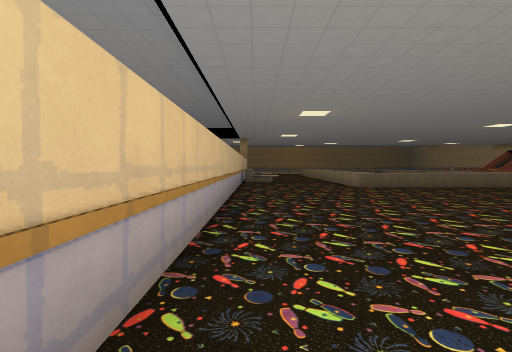
[1] (above)

24 first-person views from a walk through a Godot game level. The camera is 1.5 m above the floor, tilts 2° down and sees 85° across. The floor is counted in squares, 2 m on a side. Each view is taken from the middle of a square. On the plan, view 1 faces up. The plan holds only what a view shows up to about 10 squares ahead; the rest is blank. The place goes on beyond the plan. Some surface patterns are stand-ins.

[2]
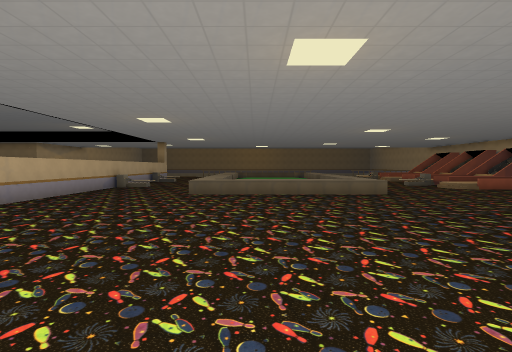

[3]
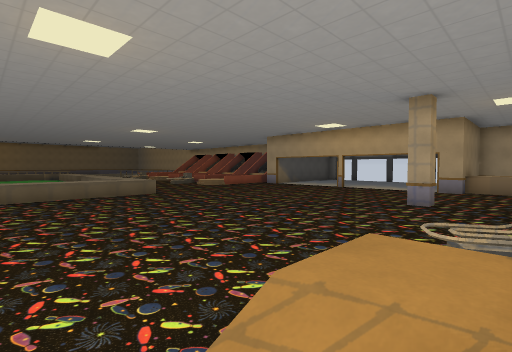

[4]
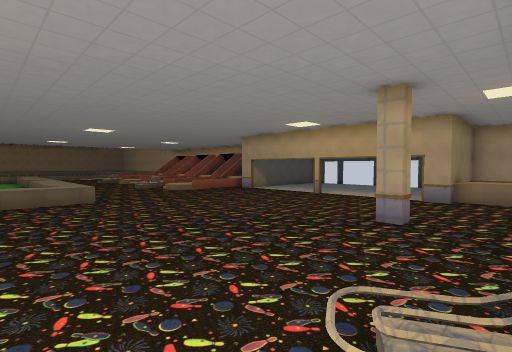

[5]
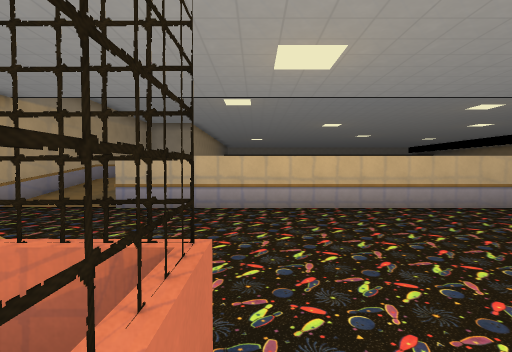

[6]
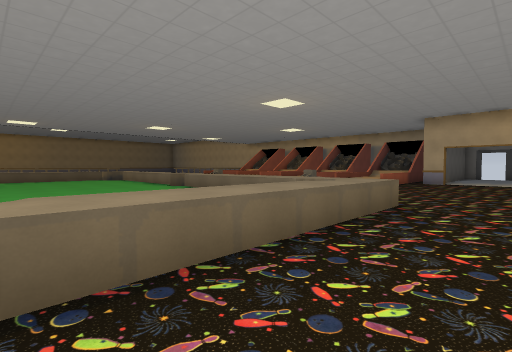

[7]
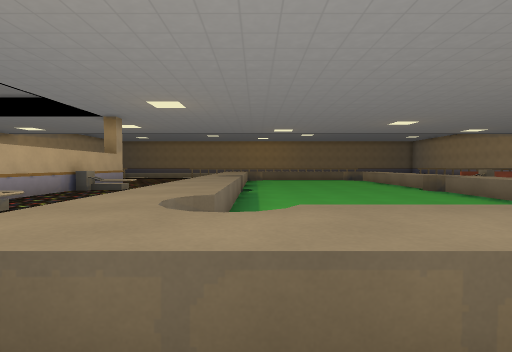

[8]
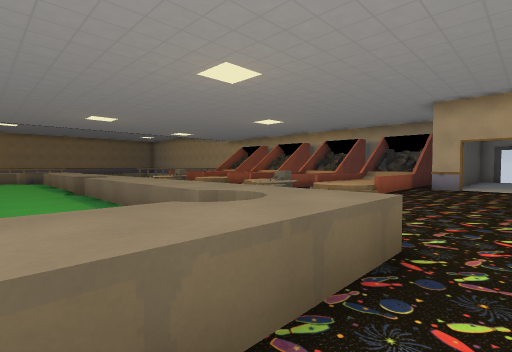

[9]
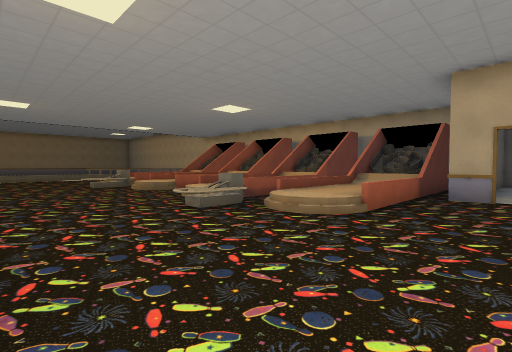

[10]
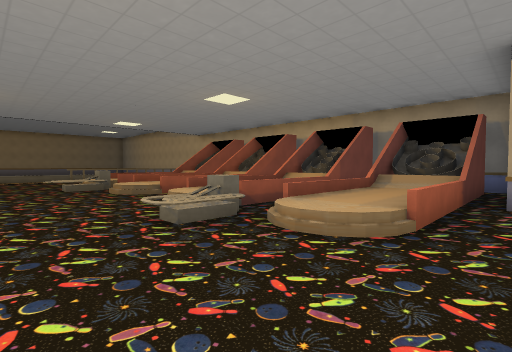

[11]
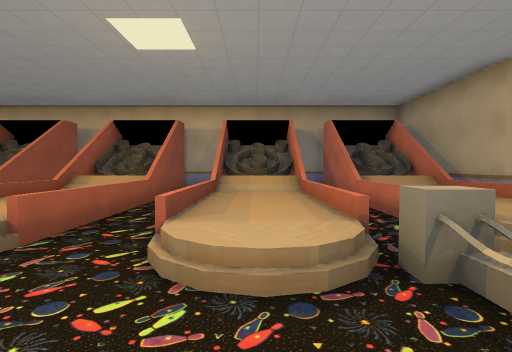

[12]
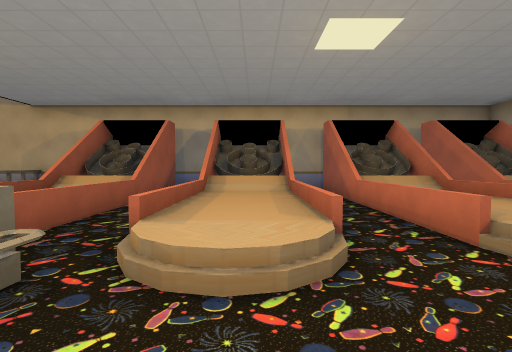

[13]
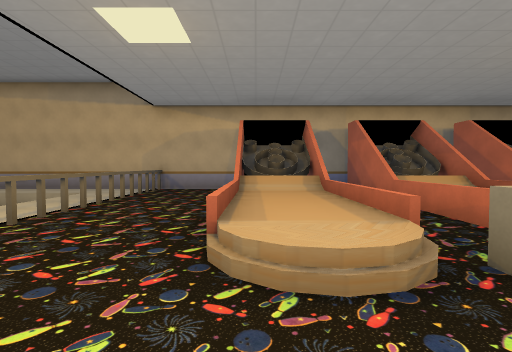

[14]
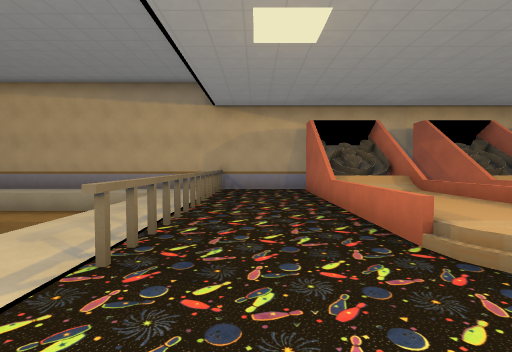

[15]
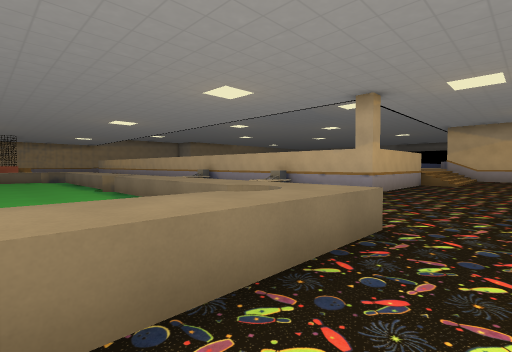

[16]
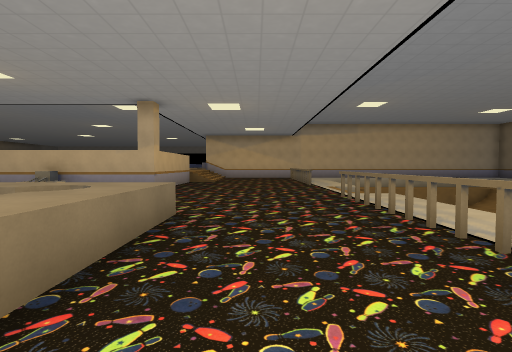

[17]
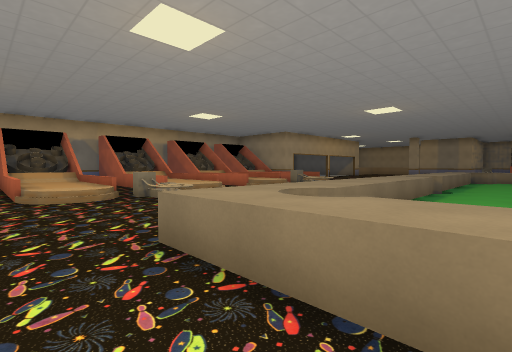

[18]
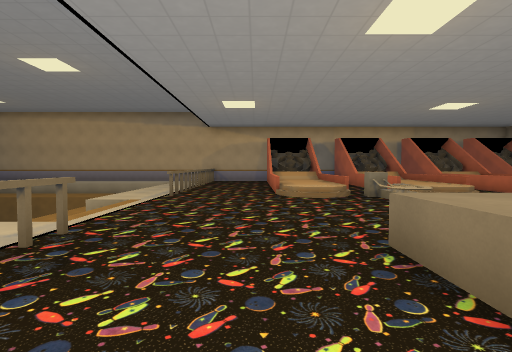

[19]
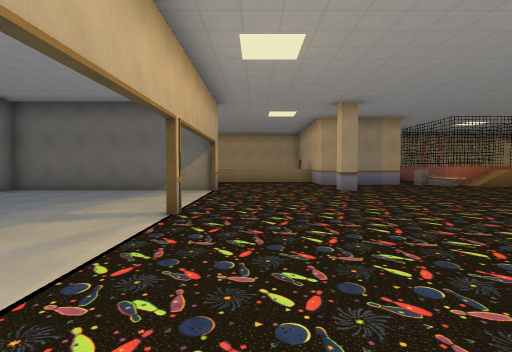

[20]
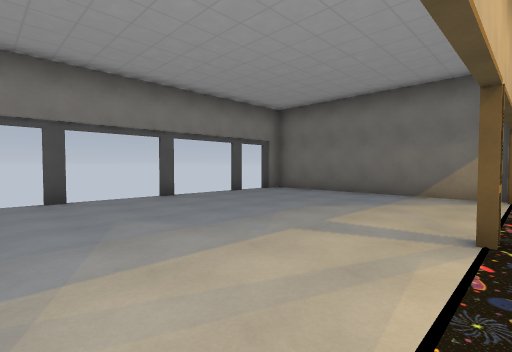

[21]
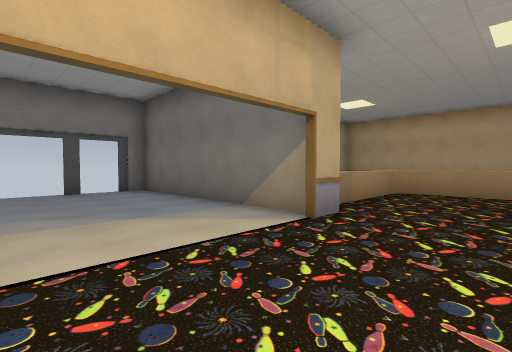

[22]
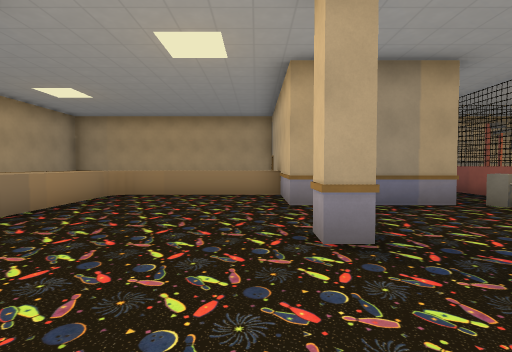

[23]
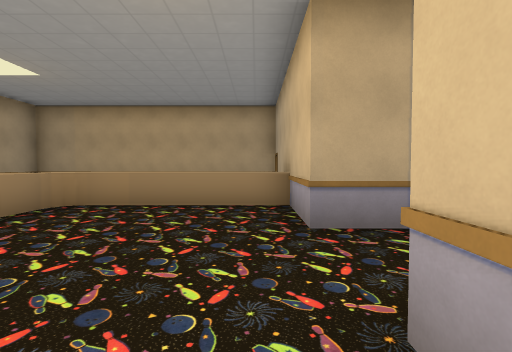

[24]
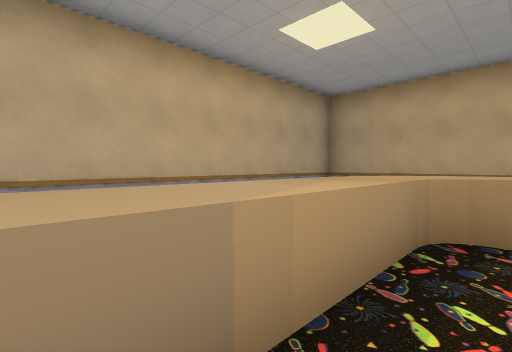

### Floor plan
Key: @ floor where view 1 was taken; # wall or solid block; . main floor; : floor 0.25 m higher than the main floor; + floor 0.5 m higher than the main floor; * floor 0.75 m higher than the main floor; % floor 1 m higher than the main floor; - floor 1 m lower than the main floor; / step, stairs or slope; = window, fence, low wall or low ledge; ^ raised ledge; v drop or lower ground; O other object.
Columns run from 4 left of view 1 to 25 right of it. Each row starts with its distance up from view 1.
 31                        v-..#
 30                        v-..#
 29                   ---    ..#
 28      ////         ///////..#
 27    //.....     .///........#
 26   .........   .............#
 25   .......... ..............#
 24  ..........................#
 23 .................../+++/ #.#
 22 ........^^^^^^^..../+++/ #O#
 21 .....   ^::  :^...^^.....  #
 20  ^##    ^::: :^....////### #
 19    #    ^:::::^....///// #O#
 18    =/=  ^:::::^.....////.. #
 17    =..  ^:::::^....////### #
 16    =..  ^:::::^....++++/ #O
 15    =..  ^:::::^....^%%%###
 14     ..  ^:::::^...^//..### #
 13      =  ^::  :^....++++/ #O#
 12         ^::  :^....//%=###.#
 11         ^.^^^^^........#######
 10    =....^^^^^^^..............#
  9    =.........................#
  8    =.........................#
  7    =..................#......#
  6    #.........................#
  5    #.........................#
  4    #.........................#
  3    #.........................#
  2    =..............#....#######
  1    =..........=........^^ #
  0    =@.....///#^........^^ #
 -1    =...  #   #..###....^^ #
 -2    #...      #.   #....^^ #
 -3    #...      #    #^^^^^  #
 -4   /....           #       #
 -5 *//...            #       #
 -6 *//..             #########

Positions as (right, up) in squares from view 1, and headings:
1: (0, 0), facing up
2: (6, 0), facing up
3: (6, 0), facing up-right
4: (8, 0), facing up-right
5: (6, 0), facing left
6: (5, 8), facing up-right
7: (5, 9), facing up
8: (8, 9), facing up-right
9: (11, 10), facing up-right
10: (12, 11), facing up-right
11: (13, 16), facing right
12: (13, 19), facing right
13: (13, 23), facing right
14: (13, 25), facing right
15: (7, 24), facing down-left
16: (8, 24), facing left
17: (8, 24), facing down-right
18: (8, 24), facing right
19: (17, 11), facing down
20: (18, 10), facing down-right
21: (16, 6), facing down-right
22: (15, 5), facing down
23: (15, 3), facing down
24: (18, 1), facing down-right
